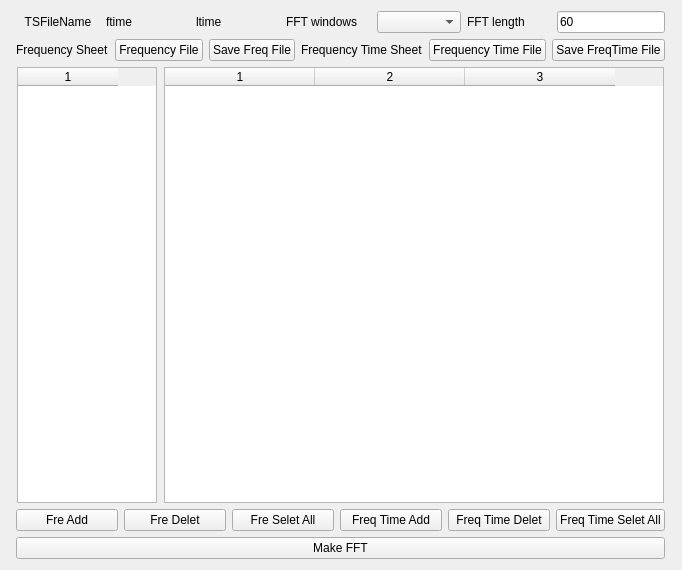
<?xml version="1.0" encoding="UTF-8"?>
<ui version="4.0">
 <class>FFTW_Parameter</class>
 <widget class="QWidget" name="FFTW_Parameter">
  <property name="geometry">
   <rect>
    <x>0</x>
    <y>0</y>
    <width>682</width>
    <height>570</height>
   </rect>
  </property>
  <property name="sizePolicy">
   <sizepolicy hsizetype="Expanding" vsizetype="Expanding">
    <horstretch>0</horstretch>
    <verstretch>0</verstretch>
   </sizepolicy>
  </property>
  <property name="maximumSize">
   <size>
    <width>683</width>
    <height>16777215</height>
   </size>
  </property>
  <property name="windowTitle">
   <string>Form</string>
  </property>
  <layout class="QGridLayout" name="gridLayout">
   <item row="0" column="0">
    <layout class="QHBoxLayout" name="horizontalLayout">
     <item>
      <widget class="QLabel" name="label_TS_filename">
       <property name="text">
        <string>TSFileName</string>
       </property>
       <property name="alignment">
        <set>Qt::AlignCenter</set>
       </property>
      </widget>
     </item>
     <item>
      <widget class="QLabel" name="label_ftime">
       <property name="text">
        <string>ftime</string>
       </property>
      </widget>
     </item>
     <item>
      <widget class="QLabel" name="label_ltime">
       <property name="text">
        <string>ltime</string>
       </property>
      </widget>
     </item>
     <item>
      <widget class="QLabel" name="label_window">
       <property name="text">
        <string>FFT windows</string>
       </property>
      </widget>
     </item>
     <item>
      <widget class="QComboBox" name="comboBox_windows"/>
     </item>
     <item>
      <widget class="QLabel" name="label_fftlength">
       <property name="text">
        <string>FFT length</string>
       </property>
      </widget>
     </item>
     <item>
      <widget class="QLineEdit" name="lineEdit_length">
       <property name="sizePolicy">
        <sizepolicy hsizetype="Fixed" vsizetype="Fixed">
         <horstretch>0</horstretch>
         <verstretch>0</verstretch>
        </sizepolicy>
       </property>
       <property name="text">
        <string>60</string>
       </property>
      </widget>
     </item>
    </layout>
   </item>
   <item row="1" column="0">
    <layout class="QHBoxLayout" name="horizontalLayout_2">
     <item>
      <widget class="QLabel" name="label_freq">
       <property name="text">
        <string>Frequency Sheet</string>
       </property>
      </widget>
     </item>
     <item>
      <widget class="QPushButton" name="pushButton_frefile">
       <property name="text">
        <string>Frequency File</string>
       </property>
      </widget>
     </item>
     <item>
      <widget class="QPushButton" name="pushButton_saveFreq">
       <property name="text">
        <string>Save Freq File</string>
       </property>
      </widget>
     </item>
     <item>
      <widget class="QLabel" name="label_freqtime">
       <property name="text">
        <string>Frequency Time Sheet</string>
       </property>
      </widget>
     </item>
     <item>
      <widget class="QPushButton" name="pushButton_fretimefile">
       <property name="text">
        <string>Frequency Time File</string>
       </property>
      </widget>
     </item>
     <item>
      <widget class="QPushButton" name="pushButton_saveFreqTime">
       <property name="text">
        <string>Save FreqTime File</string>
       </property>
      </widget>
     </item>
    </layout>
   </item>
   <item row="2" column="0">
    <layout class="QHBoxLayout" name="horizontalLayout_3">
     <item>
      <widget class="QTableWidget" name="tableWidget_fre">
       <property name="sizePolicy">
        <sizepolicy hsizetype="Fixed" vsizetype="Expanding">
         <horstretch>0</horstretch>
         <verstretch>0</verstretch>
        </sizepolicy>
       </property>
       <property name="maximumSize">
        <size>
         <width>140</width>
         <height>16777215</height>
        </size>
       </property>
       <property name="sizeAdjustPolicy">
        <enum>QAbstractScrollArea::AdjustIgnored</enum>
       </property>
       <property name="columnCount">
        <number>1</number>
       </property>
       <attribute name="horizontalHeaderCascadingSectionResizes">
        <bool>true</bool>
       </attribute>
       <attribute name="horizontalHeaderDefaultSectionSize">
        <number>100</number>
       </attribute>
       <column/>
      </widget>
     </item>
     <item>
      <widget class="QTableWidget" name="tableWidget_fretime">
       <property name="sizePolicy">
        <sizepolicy hsizetype="Fixed" vsizetype="Expanding">
         <horstretch>0</horstretch>
         <verstretch>0</verstretch>
        </sizepolicy>
       </property>
       <property name="maximumSize">
        <size>
         <width>500</width>
         <height>16777215</height>
        </size>
       </property>
       <property name="sizeAdjustPolicy">
        <enum>QAbstractScrollArea::AdjustIgnored</enum>
       </property>
       <property name="columnCount">
        <number>3</number>
       </property>
       <attribute name="horizontalHeaderCascadingSectionResizes">
        <bool>true</bool>
       </attribute>
       <attribute name="horizontalHeaderDefaultSectionSize">
        <number>150</number>
       </attribute>
       <column/>
       <column/>
       <column/>
      </widget>
     </item>
    </layout>
   </item>
   <item row="4" column="0">
    <widget class="QPushButton" name="pushButton_makeFFT">
     <property name="text">
      <string>Make FFT</string>
     </property>
    </widget>
   </item>
   <item row="3" column="0">
    <layout class="QHBoxLayout" name="horizontalLayout_4">
     <item>
      <widget class="QPushButton" name="pushButton_freadd">
       <property name="text">
        <string>Fre Add</string>
       </property>
      </widget>
     </item>
     <item>
      <widget class="QPushButton" name="pushButton_fredel">
       <property name="text">
        <string>Fre Delet</string>
       </property>
      </widget>
     </item>
     <item>
      <widget class="QPushButton" name="pushButton_freall">
       <property name="text">
        <string>Fre Selet All</string>
       </property>
      </widget>
     </item>
     <item>
      <widget class="QPushButton" name="pushButton_fretimeadd">
       <property name="text">
        <string>Freq Time Add</string>
       </property>
      </widget>
     </item>
     <item>
      <widget class="QPushButton" name="pushButton_fretimedel">
       <property name="text">
        <string>Freq Time Delet</string>
       </property>
      </widget>
     </item>
     <item>
      <widget class="QPushButton" name="pushButton_fretimeall">
       <property name="text">
        <string>Freq Time Selet All</string>
       </property>
      </widget>
     </item>
    </layout>
   </item>
  </layout>
 </widget>
 <resources/>
 <connections/>
</ui>
